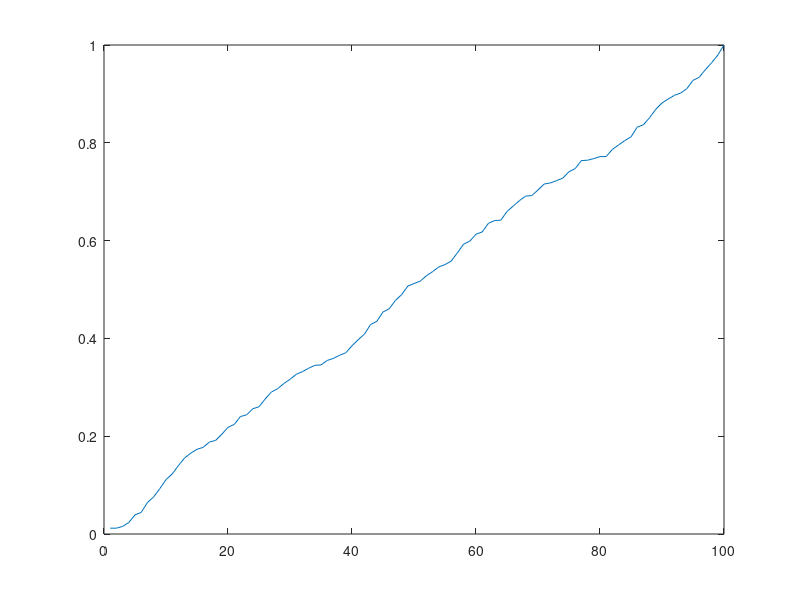

Source code (MATLAB):
clc;
clear all;
close all;


for i=1:100
    test(i)=rand();
    x(i)=i;
end

sum=0;
for i=2:100
    sum=sum+test(i-1);
    temp(i)=sum;    
end
temp(1)=test(1);

temp=temp/temp(100);

figure(1);
plot(x,temp);

rnd=rand()

for i=2:100
    if (temp(i-1)<rnd && temp(i)>=rnd)
        prev=temp(i-1)
        next=temp(i)
        search=i
        break;
    end
end

%Binary Search

target=rnd
first=1;
last=100;
middle=floor((first+last)/2);

flag=0;

while (flag==0)   
    if (target>temp(middle))
        first=middle;        
    elseif (target<temp(middle))
        last=middle;        
    end
    
    t=last-first;
    if (t==1)
        flag=1;
        first
        last
    end    
    middle=floor((first+last)/2);
end